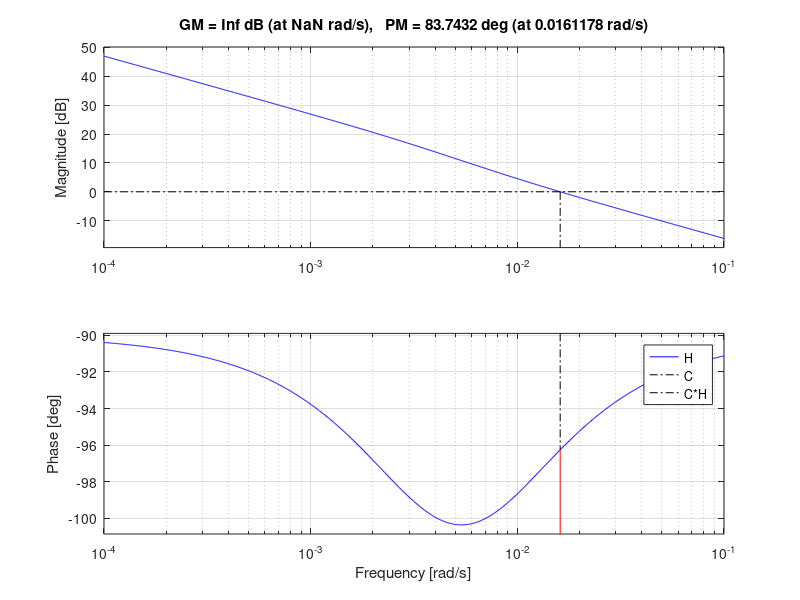
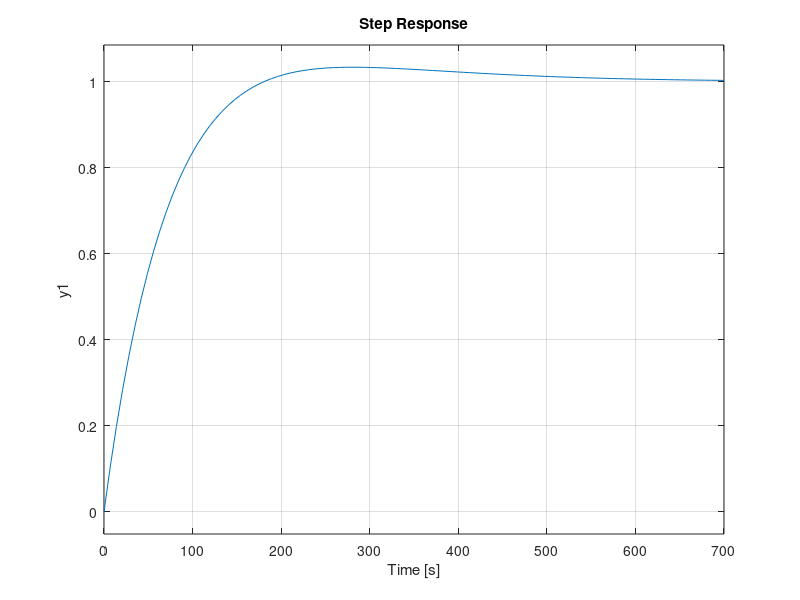

Source code (MATLAB) for these figures, in order:
clear
close all
clc

K1 = 9*10^-3;
K2 = 2.238*10^-3;
Ab = 0.5;

H = tf([K1/K2],[Ab/K2 1]);

Ki = 5.557*10^-3;
Kp = 0.863;

C = tf([Kp Ki],[1 0]);

figure(1);
hold on
bode(H);
bode(C);
margin(C*H);
legend("H","C","C*H")
hold off

figure(2)
step(feedback(C*H,1))